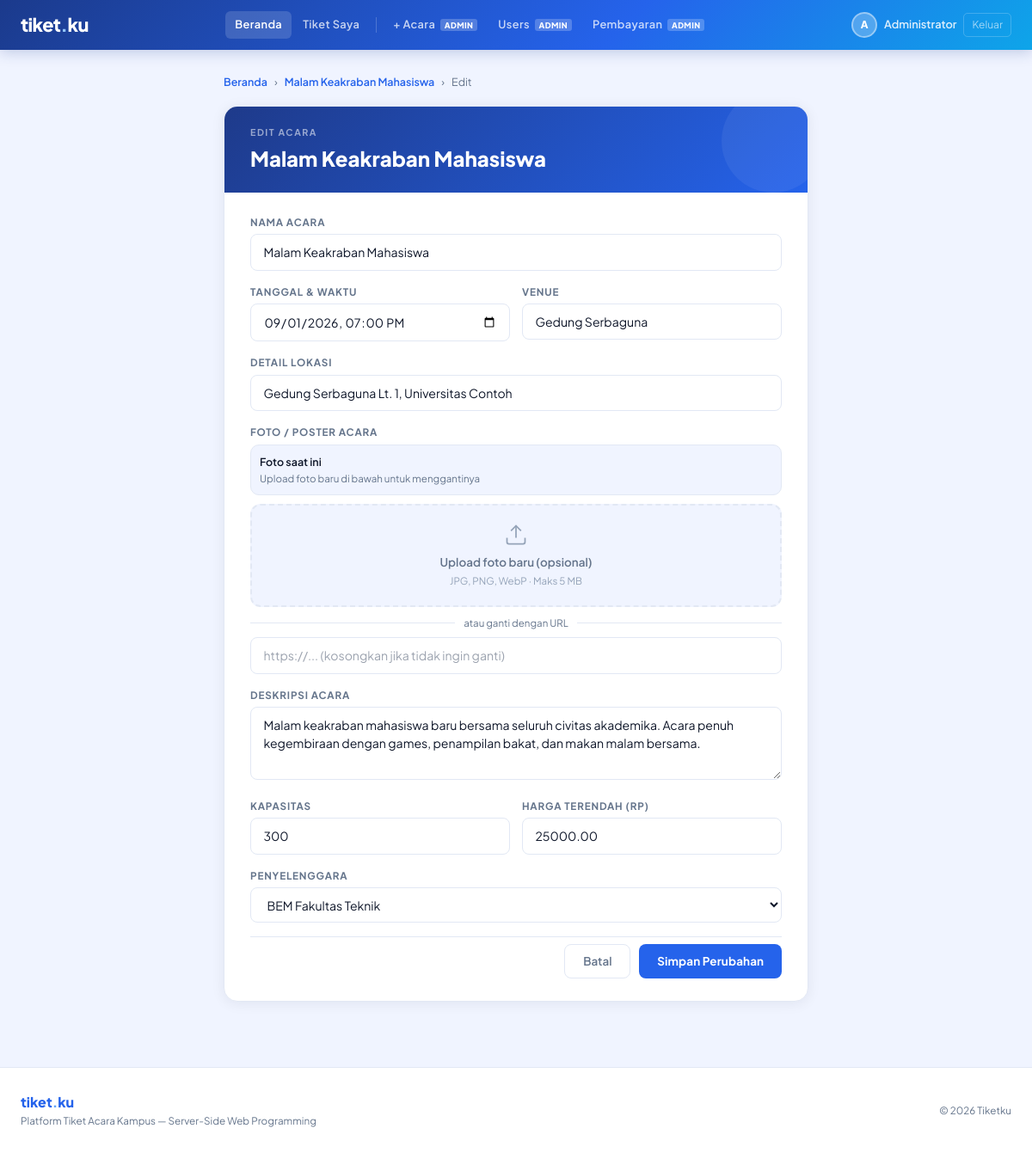
/public/index.php?controller=event&action=edit&id=4 (signed in), run on the app's committed database.
### tables this page shows
CREATE TABLE IF NOT EXISTS events (
    id              INT AUTO_INCREMENT PRIMARY KEY,
    name            VARCHAR(150) NOT NULL,
    event_date      DATETIME NOT NULL,
    venue           VARCHAR(200),
    description     TEXT,
    image_url       VARCHAR(500),
    location_detail VARCHAR(300),
    capacity        INT DEFAULT 0,
    price           DECIMAL(10,2) DEFAULT 0,
    organizer_id    INT NOT NULL,
    created_at      TIMESTAMP DEFAULT CURRENT_TIMESTAMP,
    FOREIGN KEY (organizer_id) REFERENCES organizers(id) ON DELETE CASCADE
);

CREATE TABLE IF NOT EXISTS organizers (
    id            INT AUTO_INCREMENT PRIMARY KEY,
    name          VARCHAR(100) NOT NULL,
    contact_email VARCHAR(100),
    created_at    TIMESTAMP DEFAULT CURRENT_TIMESTAMP
);

### models/Event.php (called while the page is built, shortened)
<?php
class Event {
    private $conn;
    private $table_name = "events";
    public $id;
    public function __construct($db) {
        $this->conn = $db;
    }
    public function readOne() {
        $query = "SELECT e.*, o.name as organizer_name
                  FROM " . $this->table_name . " e
                  LEFT JOIN organizers o ON e.organizer_id = o.id
                  WHERE e.id = ? LIMIT 0,1";
        $stmt = $this->conn->prepare($query);
        $stmt->bindParam(1, $this->id);
        $stmt->execute();
        $row = $stmt->fetch(PDO::FETCH_ASSOC);
        if ($row) {
            $this->name            = $row['name'];
            $this->event_date      = $row['event_date'];
            $this->venue           = $row['venue'];
            $this->description     = $row['description']     ?? '';
            $this->location_detail = $row['location_detail'] ?? '';
            $this->capacity        = $row['capacity'];
            $this->price           = $row['price'];
            $this->organizer_id    = $row['organizer_id'];
            return true;
        }
        return false;
    }
}
?>

### models/Organizer.php (called while the page is built, shortened)
<?php
class Organizer {
    private $conn;
    private $table_name = "organizers";
    public function __construct($db) {
        $this->conn = $db;
    }
    public function readAll() {
        $query = "SELECT * FROM " . $this->table_name . " ORDER BY name ASC";
        $stmt  = $this->conn->prepare($query);
        $stmt->execute();
        return $stmt;
    }
}
?>

### views/events/edit.php (the view, shortened to what this page needs)
<div style="max-width:680px;margin:0 auto;">
    <div style="display:flex;align-items:center;gap:8px;margin-bottom:18px;font-size:0.78rem;color:var(--muted);">
        <a href="?controller=event&action=index" style="color:var(--blue-mid);text-decoration:none;font-weight:600;">Beranda</a>
        <span>›</span>
        <a href="?controller=event&action=detail&id=<?= $this->event->id ?>" style="color:var(--blue-mid);text-decoration:none;font-weight:600;"><?= htmlspecialchars($this->event->name) ?></a>
        <span>›</span><span>Edit</span>
    </div>
    <div style="background:#fff;border-radius:16px;border:1px solid var(--border);overflow:hidden;box-shadow:var(--shadow-card);">
        <div style="background:linear-gradient(135deg,#1e3a8a,#2563eb);padding:22px 30px;position:relative;overflow:hidden;">
            <div style="position:absolute;right:-20px;top:-20px;width:120px;height:120px;border-radius:50%;background:rgba(255,255,255,0.06);pointer-events:none;"></div>
            <p style="font-size:0.67rem;font-weight:700;letter-spacing:0.14em;text-transform:uppercase;color:rgba(255,255,255,0.55);margin-bottom:4px;">Edit Acara</p>
            <h2 style="font-size:1.5rem;font-weight:800;color:#fff;"><?= htmlspecialchars($this->event->name) ?></h2>
        </div>
        <div style="padding:26px 30px;">
            <form method="POST" action="?controller=event&action=edit&id=<?= $this->event->id ?>"
                  enctype="multipart/form-data"
                  style="display:flex;flex-direction:column;gap:16px;">
                <div>
                    <label class="form-label">Nama Acara</label>
                    <input type="text" name="name" value="<?= htmlspecialchars($this->event->name) ?>" required class="form-input">
                </div>
                <div style="display:grid;grid-template-columns:1fr 1fr;gap:14px;">
                    <div>
                        <label class="form-label">Tanggal &amp; Waktu</label>
                        <input type="datetime-local" name="event_date" value="<?= date('Y-m-d\TH:i', strtotime($this->event->event_date)) ?>" required class="form-input">
                    </div>
                    <div>
                        <label class="form-label">Venue</label>
                        <input type="text" name="venue" value="<?= htmlspecialchars($this->event->venue) ?>" required class="form-input">
                    </div>
                </div>
                <div>
                    <label class="form-label">Detail Lokasi</label>
                    <input type="text" name="location_detail" value="<?= htmlspecialchars($this->event->location_detail ?? '') ?>" class="form-input">
                </div>
                <div>
                    <label class="form-label">Foto / Poster Acara</label>
                    <?php if (!empty($this->event->image_url)): ?>
                    <div id="currentPhotoBox" style="margin-bottom:10px;padding:10px;background:var(--bg);border:1px solid var(--border);border-radius:10px;display:flex;align-items:center;gap:12px;">
                        <div>
                            <p style="font-size:0.78rem;font-weight:600;color:var(--ink);">Foto saat ini</p>
                            <p style="font-size:0.72rem;color:var(--muted);margin-top:1px;">Upload foto baru di bawah untuk menggantinya</p>
                        </div>
                    </div>
                    <?php endif; ?>
                    <div id="dropZone"
                         style="border:2px dashed var(--border);border-radius:12px;padding:20px;text-align:center;cursor:pointer;transition:all 0.2s;background:var(--bg);"
                         onclick="document.getElementById('imageFileInput').click()"
                         ondragover="handleDragOver(event)"
                         ondragleave="handleDragLeave(event)"
                         ondrop="handleDrop(event)">
                        <div id="dropContent">
                            <svg width="28" height="28" viewBox="0 0 24 24" fill="none" stroke="var(--muted-light)" stroke-width="1.5" style="margin:0 auto 8px;display:block;">
                                <path d="M21 15v4a2 2 0 01-2 2H5a2 2 0 01-2-2v-4"/>
                                <polyline points="17 8 12 3 7 8"/><line x1="12" y1="3" x2="12" y2="15"/>
                            </svg>
                            <p style="font-size:0.84rem;font-weight:600;color:var(--muted);">Upload foto baru (opsional)</p>
                            <p style="font-size:0.72rem;color:var(--muted-light);margin-top:3px;">JPG, PNG, WebP · Maks 5 MB</p>
                        </div>
                    </div>
                    <div style="display:flex;align-items:center;gap:10px;margin-top:10px;">
                        <div style="flex:1;height:1px;background:var(--border);"></div>
                        <span style="font-size:0.72rem;color:var(--muted);white-space:nowrap;">atau ganti dengan URL</span>
                        <div style="flex:1;height:1px;background:var(--border);"></div>
                    </div>
                    <input type="url" name="image_url" class="form-input" style="margin-top:8px;"
                           placeholder="https://... (kosongkan jika tidak ingin ganti)">
                </div>
                <div>
                    <label class="form-label">Deskripsi Acara</label>
                    <textarea name="description" class="form-input" rows="3"><?= htmlspecialchars($this->event->description ?? '') ?></textarea>
                </div>
                <div style="display:grid;grid-template-columns:1fr 1fr;gap:14px;">
                    <div>
                        <label class="form-label">Kapasitas</label>
                        <input type="number" name="capacity" value="<?= htmlspecialchars($this->event->capacity) ?>" min="1" required class="form-input">
                    </div>
                    <div>
                        <label class="form-label">Harga Terendah (Rp)</label>
                        <input type="number" name="price" value="<?= htmlspecialchars($this->event->price) ?>" min="0" required class="form-input">
                    </div>
                </div>
                <div>
                    <label class="form-label">Penyelenggara</label>
                    <select name="organizer_id" required class="form-input">
                        <?php foreach ($organizers as $o): ?>
                        <option value="<?= $o['id'] ?>" <?= $o['id'] == $this->event->organizer_id ? 'selected' : '' ?>>
                            <?= htmlspecialchars($o['name']) ?>
                        </option>
                        <?php endforeach; ?>
                    </select>
                </div>
                <div style="display:flex;justify-content:flex-end;gap:10px;padding-top:8px;border-top:1px solid var(--border);">
                    <a href="?controller=event&action=detail&id=<?= $this->event->id ?>" class="btn-ghost">Batal</a>
                    <button type="submit" class="btn-primary">Simpan Perubahan</button>
                </div>
            </form>
        </div>
    </div>
</div>
<?php $content = ob_get_clean(); require_once __DIR__ . '/../layouts/main.php'; ?>

### views/layouts/main.php (style rules this page uses)
:root { --white: #FFFFFF; --bg: #F0F4FF; --bg-card: #FFFFFF; --border: #E2E8F4; --blue-deep: #1B3A8C; --blue-mid: #2563EB; --blue-soft: #3B82F6; --blue-light: #60A5FA; --blue-pale: #DBEAFE; --blue-xpale: #EFF6FF; --cyan: #0EA5E9; --ink: #0F172A; --ink-soft: #334155; --muted: #64748B; --muted-light: #94A3B8; --success: #10B981; --warning: #F59E0B; --danger: #EF4444; --grad-main: linear-gradient(135deg, #1B3A8C 0%, #2563EB 60%, #0EA5E9 100%); --grad-card: linear-gradient(135deg, #1e40af 0%, #3b82f6 100%); --shadow-blue: 0 4px 20px rgba(37,99,235,0.18); --shadow-card: 0 2px 16px rgba(15,23,42,0.07); }
*, *::before, *::after { box-sizing: border-box; margin: 0; padding: 0; }
html { height: 100%; }
body { font-family: 'Plus Jakarta Sans', sans-serif; background: var(--bg); color: var(--ink); min-height: 100vh; display: flex; flex-direction: column; }
.btn-primary { background: var(--blue-mid); color: #fff; padding: 0.55rem 1.3rem; border-radius: 8px; font-weight: 700; font-size: 0.84rem; border: none; cursor: pointer; text-decoration: none; display: inline-flex; align-items: center; gap: 6px; transition: all 0.18s; letter-spacing: 0.01em; }
.btn-ghost { background: transparent; color: var(--muted); padding: 0.55rem 1.3rem; border-radius: 8px; font-weight: 600; font-size: 0.84rem; border: 1.5px solid var(--border); text-decoration: none; display: inline-flex; align-items: center; gap: 6px; transition: all 0.18s; }
.form-input { width: 100%; padding: 0.6rem 0.9rem; border: 1.5px solid var(--border); border-radius: 8px; background: #fff; font-family: 'Plus Jakarta Sans', sans-serif; font-size: 0.88rem; color: var(--ink); outline: none; transition: border-color 0.18s, box-shadow 0.18s; }
.form-label { display: block; font-size: 0.73rem; font-weight: 700; letter-spacing: 0.07em; text-transform: uppercase; color: var(--muted); margin-bottom: 5px; }

### data on the page
events: name "Malam Keakraban Mahasiswa", event_date "09/01/2026 19:00", venue "Gedung Serbaguna", location_detail "Gedung Serbaguna Lt. 1, Universitas Contoh", description "Malam keakraban mahasiswa baru bersama seluruh civitas akademika. Acara penuh kegembiraan dengan games, penampilan bakat, dan makan malam bersama.", capacity "300", price "25000.00", organizer_id "BEM Fakultas Teknik"

### other printed values
substr($_SESSION['user_name'] ?? 'U', 0, 1) "A"
$_SESSION['user_name'] "Administrator"
